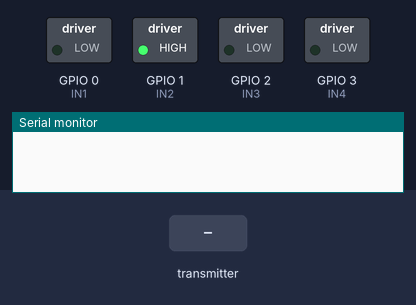
Recording of a sketch running on a simulated ESP32. On the bench: switched loads named in the sketch (green lamp = pin HIGH), the last lines printed to the serial monitor. Dashed ring = blinking. The test bench sets the inputs (shaded band).

Above: at 0.01 s.
At 1.2 s:
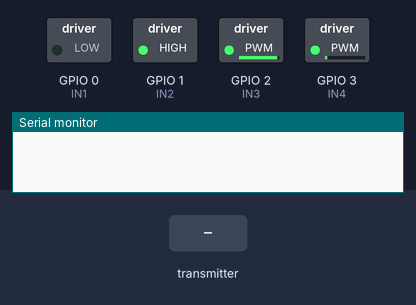
1.3 s: the transmitter starts sending lxAxisValue = 64
At 1.5 s:
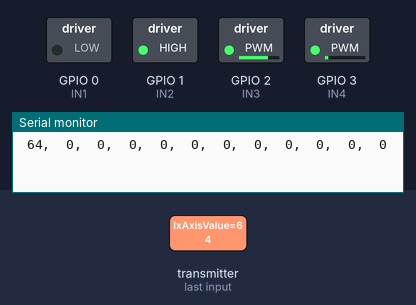
Timing chart, 0 to 1.7 s (numbered marks = the images above; inputs shaded):
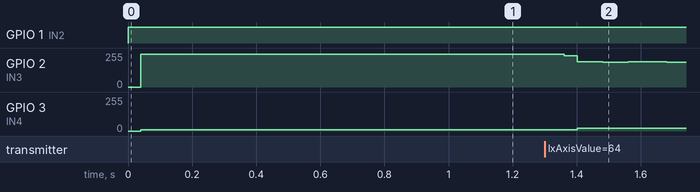

The sketch:

ESPNOW_Receiver_Print_Values_l9110.ino
```cpp
#include <WiFi.h>
#include <esp_now.h>

int IN1 = 0;       //first motor
int IN2 = 1;       //first motor
int IN3 = 2;       //second motor
int IN4 = 3;      //second motor

int motor_speed;
int motor_speed1;

#define SIGNAL_TIMEOUT 1000  // This is signal timeout in milli seconds. We will reset the data if no signal

unsigned long lastRecvTime = 0;

struct PacketData
{
  byte lxAxisValue;
  byte lyAxisValue;
  byte rxAxisValue;
  byte ryAxisValue;

  byte switch1Value;
  byte switch2Value;
  byte switch3Value;
  byte switch4Value;
  byte switch5Value;
  byte switch6Value;
  byte switch7Value;
  byte switch8Value;

};
PacketData receiverData;

// callback function that will be executed when data is received
void OnDataRecv(uint8_t * mac, uint8_t *incomingData, uint8_t len)
{
  if (len == 0)
  {
    return;
  }
  memcpy(&receiverData, incomingData, sizeof(receiverData));

  char inputValuesString[100];
  sprintf(inputValuesString,
          "%3d,%3d,%3d,%3d,%3d,%3d,%3d,%3d,%3d,%3d,%3d,%3d",
           receiverData.lxAxisValue,
           receiverData.lyAxisValue,
           receiverData.rxAxisValue,
           receiverData.ryAxisValue,
           receiverData.switch1Value,
           receiverData.switch2Value,
           receiverData.switch3Value,
           receiverData.switch4Value,
           receiverData.switch5Value,
           receiverData.switch6Value,
           receiverData.switch7Value,
           receiverData.switch8Value);
  Serial.println(inputValuesString);

      //Motor Pins


  lastRecvTime = millis();
}

void setup()
{

  WiFi.mode(WIFI_STA);


  pinMode(IN1, OUTPUT);
  pinMode(IN2, OUTPUT);
  pinMode(IN3, OUTPUT);
  pinMode(IN4, OUTPUT);


  if (esp_now_init() != 0) {

    return;
  }


  esp_now_register_recv_cb(OnDataRecv);
}


void loop()
{
  //Check Signal lost.
  unsigned long now = millis();
  if ( now - lastRecvTime > SIGNAL_TIMEOUT )
  {

  }


 int x_pos = receiverData.lxAxisValue;
 int y_pos = receiverData.lyAxisValue;


if (x_pos>120 && x_pos <135 && y_pos>120 && y_pos <135){  //Joystick center position
    digitalWrite(IN1, LOW);
    digitalWrite(IN2, LOW);
    digitalWrite(IN3, LOW);
    digitalWrite(IN4, LOW);
  }
if (x_pos < 120){
    motor_speed = map(x_pos, 120, 0, 0, 255);
    motor_speed1 = 0;
    digitalWrite(IN1, LOW);
    analogWrite(IN2, motor_speed);
    digitalWrite(IN3, LOW);
    analogWrite(IN4, motor_speed);
  }
else if (x_pos > 135){
    motor_speed = map(x_pos, 135, 255, 0, 255);
    motor_speed1 = 0;
    analogWrite(IN1, motor_speed);
    digitalWrite(IN2, LOW);
    analogWrite(IN3, motor_speed);
    digitalWrite(IN4, LOW);
  }

if (y_pos < 125){
    motor_speed1 = map(y_pos, 125, 0, 0, 255);
    motor_speed = 0;
    digitalWrite(IN1, LOW);
    analogWrite(IN2, motor_speed1);
    digitalWrite(IN4, LOW);
    analogWrite(IN3, motor_speed1);
  }


else if (y_pos > 135){
    motor_speed1 = map(y_pos, 135, 255, 0, 255);
    motor_speed = 0;
    analogWrite(IN1, motor_speed1);
    digitalWrite(IN2, LOW);
    analogWrite(IN4, motor_speed1);
    analogWrite(IN3, LOW);
  }


}
```
